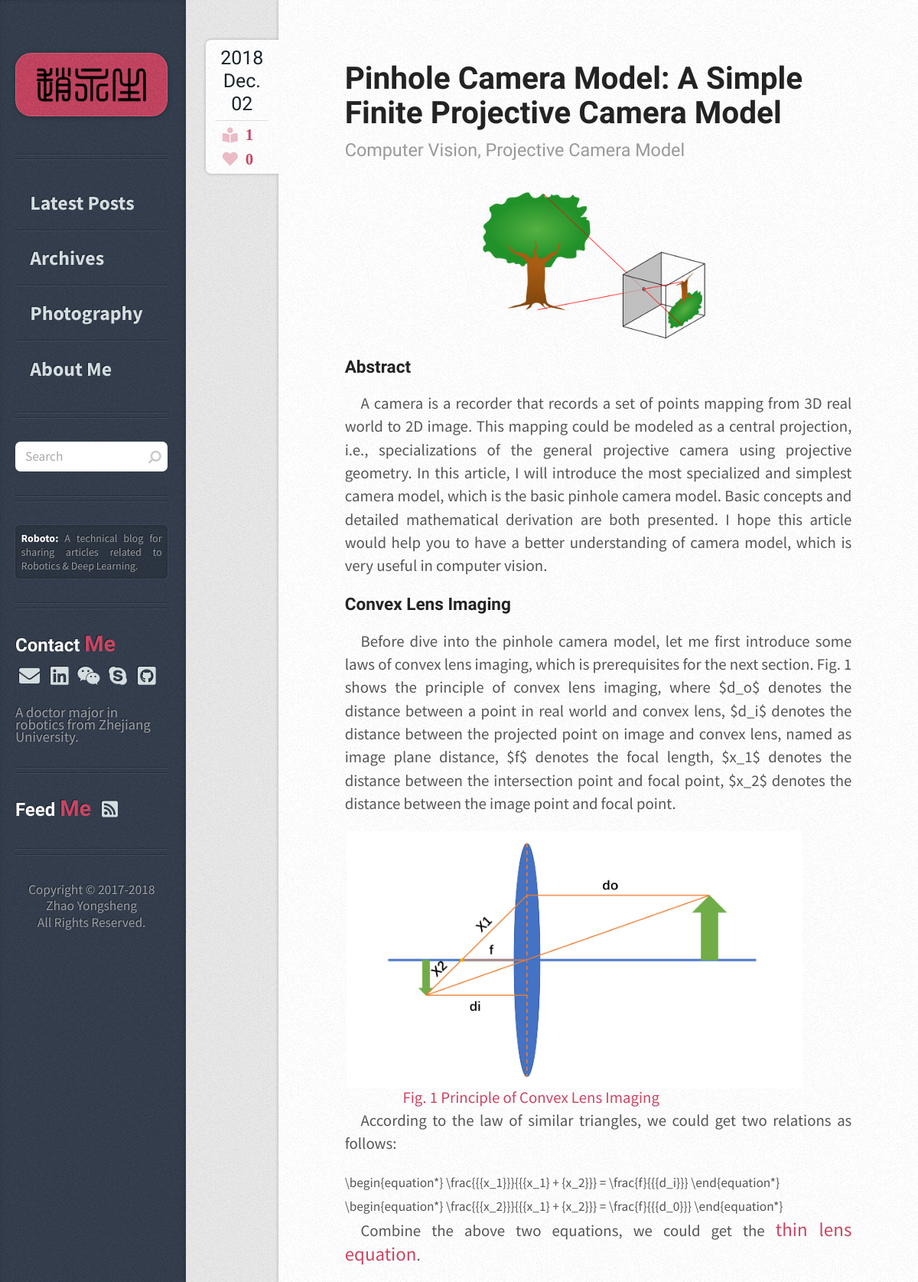
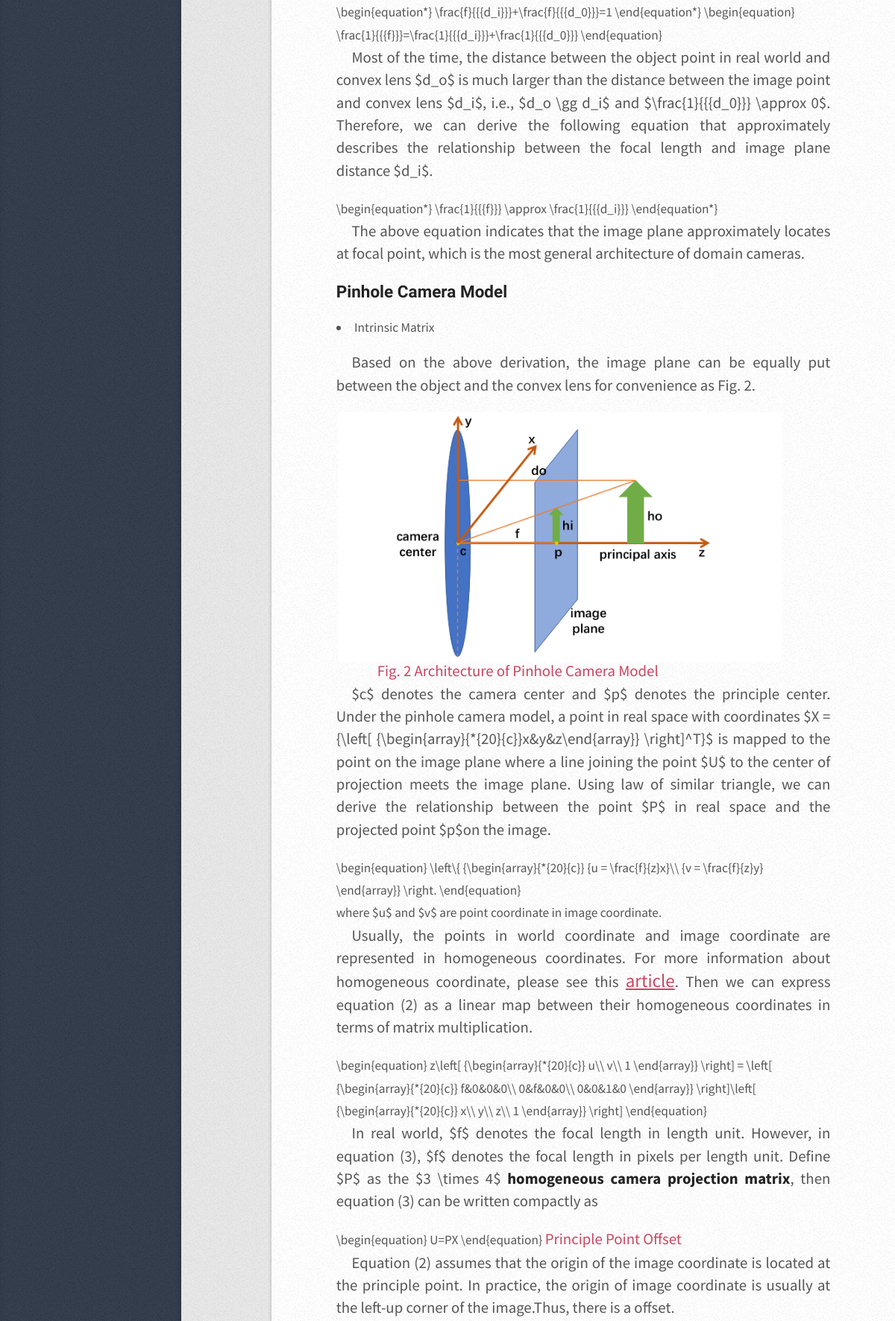
Page /article-id=14/ (upper part) on the committed database (2 pictures, top to bottom).
### article/models.py (models this page shows, shortened)
class Article(models.Model):
    title = models.CharField(max_length=100)  # 博客题目
    category = models.CharField(max_length=50, blank=True)  # 博客标签
    lovecount = models.IntegerField(default=0)  # 博客点赞数量
    date_time = models.DateTimeField(auto_now_add=True)  # 博客日期
    abstract = models.TextField(blank=True, null=True)  # 博客文章简介
    content = models.TextField(blank=True, null=True)  # 博客文章正文
    cover = models.CharField(max_length=75, blank=True)  # 博客封面
    views = models.PositiveIntegerField(default=0) # 博客阅读数量
    def increase_views(self):
            self.views += 1
            self.save(update_fields=['views'])
    class Meta:  # 按时间下降排序
        ordering = ['-date_time']

### article/views.py (the view)
# urls.py: url(r'^article-id=(?P<id>\d+)/$', article, name='article'),
def article(request, id):
        post = Article.objects.get(pk=id)
        post.increase_views()
        return render(request, 'article.html', {'post': post})

### article/templatetags/img_src.py (called while the page is built)
@register.filter
def img_src(content):
  return content.replace('src=','src='+settings.STATIC_URL)

### templates/article.html
	{% extends "base.html" %}
{% load static %}
{% load img_src %}
{% block content_post %}
  <article class="box post post-excerpt">
    <header>
      <h2><a href="{% url "article" id=post.id %}">{{ post.title }}</a></h2>
      <p>{{ post.category }}</p>
    </header>
    <div class="info">
        <span class="date">
          <span class="year">{{post.date_time.year}}</span>
          {% if post.date_time.month == 1 %}
              <span class="month">Jan.</span>
          {% elif post.date_time.month == 2 %}
              <span class="month">Feb.</span>
          {% elif post.date_time.month == 3 %}
              <span class="month">Mar.</span>
          {% elif post.date_time.month == 4 %}
              <span class="month">Apr.</span>
          {% elif post.date_time.month == 5 %}
              <span class="month">May.</span>
          {% elif post.date_time.month == 6 %}
              <span class="month">Jun.</span>
          {% elif post.date_time.month == 7 %}
              <span class="month">Jul.</span>
          {% elif post.date_time.month == 8 %}
              <span class="month">Aug.</span>
          {% elif post.date_time.month == 9 %}
              <span class="month">Sep.</span>
          {% elif post.date_time.month == 10 %}
              <span class="month">Oct.</span>
          {% elif post.date_time.month == 11 %}
              <span class="month">Mov.</span>
          {% else %}
              <span class="month">Dec.</span>
          {% endif %}
          {% if post.date_time.day < 10 %}
              <span class="month">0{{post.date_time.day}}</span>
          {% else %}
              <span class="month">{{post.date_time.day}}</span>
          {% endif %}
        </span>
        <ul class="stats" style="padding:0em; margin:0.5em 0em 0em 0em">
          <li><a href="#" class="fas fa-book-reader" style="margin:0.3em 0em 0.5em 0em; text-decoration:none;">&ensp;{{post.views}}</a></li>
          <li><a href="javascript:void(0)" class="fas fa-heart" style="margin:0.3em 0em 0.0em 0em; text-decoration:none;" onclick="addLove({{post.id}})" id="a_love_{{post.id}}" >&ensp;{{post.lovecount}}</a></li>
        </ul>
    </div>
    <img class="imagecover" src="{% static post.cover %}" alt="" />
    <h3>Abstract</h3>
    <p>{{ post.abstract | safe }}</p>
    {{ post.content |img_src | safe}}
  </article>
{% endblock %}
{% block content_nav %}
<li><a href="{% url "home" %}">Latest Posts</a></li>
<li><a href="{% url "archives" %}">Archives</a></li>
<li><a href="{% url "photography" %}">Photography</a></li>
<li><a href="{% url "about_me" %}">About Me</a></li>
{% endblock%}

### rows in the picture
Article: title "Pinhole Camera Model: A Simple Finite Projective Camera Model", category "Computer Vision, Projective Camera Model", date_time.year "2018", date_time.day "2", views "1", lovecount "0", cover (picture), abstract "A camera is a recorder that records a set of points mapping from 3D real world to 2D image. This mapping could be modeled as a central projection, i.e., specializations of the general projective camera using projective geometry. In this article, I will introduce the most specialized and simplest camera model, which is the basic pinhole camera model. Basic concepts and detailed mathematical derivation are both presented. I hope this article would help you to have a better understanding of camera model, which is very useful in computer vision.", content|img_src "Convex Lens Imaging Before dive into the pinhole camera model, let me first introduce some laws of convex lens imaging, which is prerequisites for the next section. Fig. 1 shows the principle of convex lens imaging, where $d_o$ denotes the distance between a point in real world and convex lens, $d_i$ denotes the distance between the projected point on image and convex lens, named as image plane distance, $f$ denotes the focal length, $x_1$ denotes the distance between the intersection point and focal point, $x_2$ denotes the distance between the image point and focal point. Fig. 1 Principle of Convex Lens Imaging According to the law of similar triangles, we could get two relations as…", content|img_src (picture)
